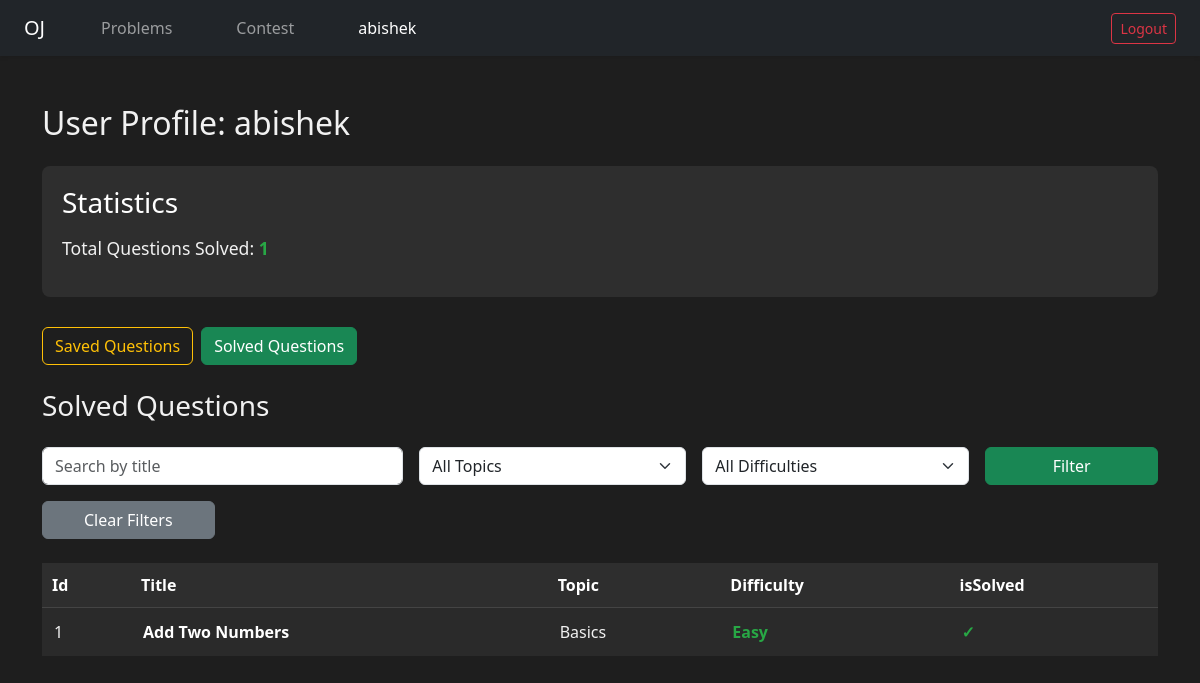
The app's page /userprofile/?view=solved (signed in) with its own data.
### problems/models.py (models this page shows, shortened)
class Problem(models.Model):
    DIFFICULTY = [
        ('Easy', 'Easy'),
        ('Medium', 'Medium'),
        ('Hard', 'Hard'),
    ]
    title = models.CharField(max_length=50)
    description = models.TextField()
    difficulty = models.CharField(max_length=10, choices=DIFFICULTY)
    input_testcase = models.TextField()
    output_testcase = models.TextField()
    testcase_explanation = models.TextField()
    topic = models.CharField(max_length=50)
    constraints = models.TextField()
    solved_by = models.ManyToManyField(User, related_name='solved_problems', blank=True)
    saved_by = models.ManyToManyField(User, related_name='saved_problems', blank=True)
    def get_is_solved_for_user(self, user):
        if user.is_authenticated:
            return self.solved_by.filter(id=user.id).exists()
        return False

### userprofile/views.py (the view)
# urls.py: path('', views.user_profile, name='user_profile'),
@login_required
def user_profile(request):
    user = request.user
    view_type = request.GET.get("view", "saved")
    search_query = request.GET.get("search", "")
    selected_topic = request.GET.get("topic", "")
    selected_difficulty = request.GET.get("difficulty", "")
    if view_type == "solved":
        problems = user.solved_problems.all()
    else:
        problems = user.saved_problems.all()
    if search_query:
        problems = problems.filter(title__icontains=search_query)
    if selected_topic:
        problems = problems.filter(topic=selected_topic)
    if selected_difficulty:
        problems = problems.filter(difficulty=selected_difficulty)
    all_topics = Problem.objects.values_list("topic", flat=True).distinct()
    all_difficulties = Problem.objects.values_list("difficulty", flat=True).distinct()
    for problem in problems:
        problem.is_solved_by_current_user = problem.get_is_solved_for_user(user)
    context = {
        "total_solved_questions": user.solved_problems.count(),
        "problems": problems,
        "view_type": view_type,
        "search_query": search_query,
        "selected_topic": selected_topic,
        "selected_difficulty": selected_difficulty,
        "all_topics": all_topics,
        "all_difficulties": all_difficulties,
    }
    return render(request, "user_profile.html", context)

### userprofile/templates/user_profile.html (shortened to what this page needs)
<!DOCTYPE html>
<html lang="en">
<head>
    <link href="https://cdn.jsdelivr.net/npm/bootstrap@5.3.0/dist/css/bootstrap.min.css" rel="stylesheet">
</head>
<body>
    <nav class="navbar navbar-expand-lg navbar-dark bg-dark shadow-sm px-4">
        <a class="navbar-brand me-5" href="{% url 'problem_list' %}">OJ</a>
        <div class="collapse navbar-collapse">
            <ul class="navbar-nav me-auto">
                <li class="nav-item me-5">
                    <a class="nav-link {% if request.path == '/problems/' %}active{% endif %}"
                        href="{% url 'problem_list' %}">Problems</a>
                </li>
                <li class="nav-item me-5">
                    <a class="nav-link {% if request.path == '/contest/' %}active{% endif %}"
                        href="{% url 'contest_list' %}">Contest</a>
                </li>
                <li class="nav-item me-5">
                    <a class="nav-link {% if request.path == '/userprofile/' %}active{% endif %}"
                        href="{% url 'user_profile' %}">{{ request.user.username }}</a>
                </li>
            </ul>
            <form method="post" action="{% url 'logout-user' %}" class="d-flex">
                <button class="btn btn-outline-danger btn-sm" type="submit">Logout</button>
            </form>
        </div>
    </nav>
    <div class="container mt-5">
        <h2 class="mb-4">User Profile: {{ request.user.username }}</h2>
        <div class="profile-section">
            <h3>Statistics</h3>
            <p>Total Questions Solved: <strong class="text-green">{{ total_solved_questions }}</strong></p>
        </div>
        <div class="mb-4 d-flex gap-2">
            <a href="{% url 'user_profile' %}?view=saved" class="btn {% if view_type == 'saved' %}btn-warning{% else %}btn-outline-warning{% endif %}">
                Saved Questions
            </a>
            <a href="{% url 'user_profile' %}?view=solved" class="btn {% if view_type == 'solved' %}btn-success{% else %}btn-outline-success{% endif %}">
                Solved Questions
            </a>
        </div>
        <h3 class="mb-4">
            {% if view_type == "solved" %}
                Solved Questions
            {% else %}
                Saved Questions
            {% endif %}
        </h3>
        <form method="get" class="row g-3 mb-4">
            <div class="col-md-4">
                <input type="text" name="search" class="form-control" placeholder="Search by title"
                    value="{{ search_query }}">
            </div>
            <div class="col-md-3">
                <select name="topic" class="form-select">
                    <option value="">All Topics</option>
                </select>
            </div>
            <div class="col-md-3">
                <select name="difficulty" class="form-select">
                    <option value="">All Difficulties</option>
                </select>
            </div>
            <div class="col-md-2">
                <button type="submit" class="btn btn-success w-100">Filter</button>
            </div>
            <div class="col-md-2">
                <a href="{% url 'user_profile' %}" class="btn btn-secondary w-100">Clear Filters</a>
            </div>
        </form>
        <table class="custom-table">
            <thead>
                <tr>
                    <th>Id</th>
                    <th>Title</th>
                    <th>Topic</th>
                    <th>Difficulty</th>
                    <th>isSolved</th>
                </tr>
            </thead>
            <tbody>
                {% for problem in problems %}
                <tr class="{% cycle 'row-dark' 'row-darker' %}">
                    <td>{{ forloop.counter }}</td>
                    <td>
                        <a href="{% url 'problem_detail' problem.id %}" class="problem-link">
                            {{ problem.title }}
                        </a>
                    </td>
                    <td>{{ problem.topic }}</td>
                    <td>
                        {% if problem.difficulty|lower == 'easy' %}
                        <span class="text-green">Easy</span>
                        {% elif problem.difficulty|lower == 'medium' %}
                        <span class="text-yellow">Med.</span>
                        {% elif problem.difficulty|lower == 'hard' %}
                        <span class="text-red">Hard</span>
                        {% else %}
                        {{ problem.difficulty }}
                        {% endif %}
                    </td>
                    <td>
                        {% if problem.is_solved_by_current_user %}
                        <span class="checkmark">&#10003;</span>
                        {% else %}
                        <span class="muted">–</span>
                        {% endif %}
                    </td>
                </tr>
                {% empty %}
                <tr>
                    <td colspan="5" class="text-center muted">
                        No {% if view_type == "solved" %}solved{% else %}saved{% endif %} problems match your criteria.
                    </td>
                </tr>
                {% endfor %}
            </tbody>
        </table>
    </div>
</body>
</html>

### userprofile/templates/user_profile.html (style rules this page uses)
body { background-color: #1e1e1e; color: #f1f1f1; font-family: 'Segoe UI', sans-serif; }
.custom-table { width: 100%; border-collapse: collapse; }
.custom-table th { background-color: #2e2e2e; color: #fff; padding: 10px; text-align: left; font-weight: bold; border-bottom: 1px solid #444; }
.custom-table td { padding: 12px; border: none; }
.row-dark { background-color: #2a2a2a; }
.text-green { color: #28a745; font-weight: bold; }
.problem-link { color: #ffffff; font-weight: 600; text-decoration: none; }
.checkmark { color: #28a745; font-weight: bold; }
.profile-section { background-color: #2e2e2e; padding: 20px; border-radius: 8px; margin-bottom: 30px; }
.profile-section h3 { color: #fff; margin-bottom: 15px; }
.profile-section p { font-size: 1.1em; color: #f1f1f1; }

### records on screen
Problem: title "Add Two Numbers", topic "Basics", difficulty "Easy"

### other values on screen
{{ request.user.username }} "abishek"
{{ total_solved_questions }} "1"
